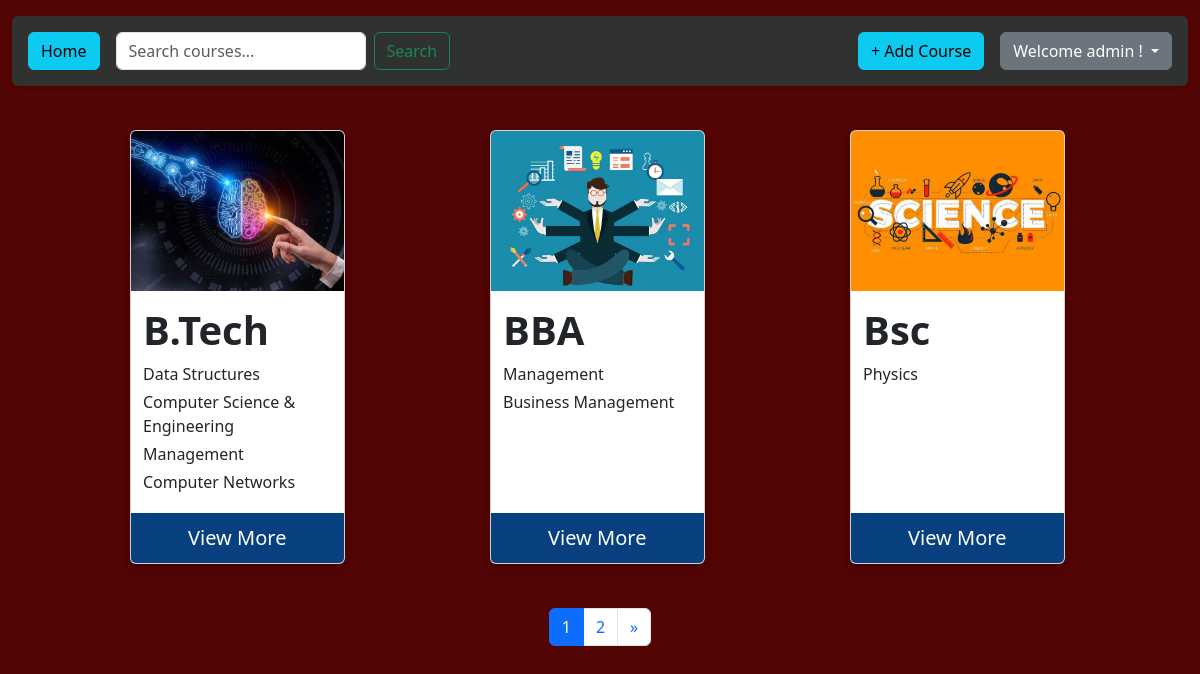
Before: /courses/ (signed in) with the older database file.
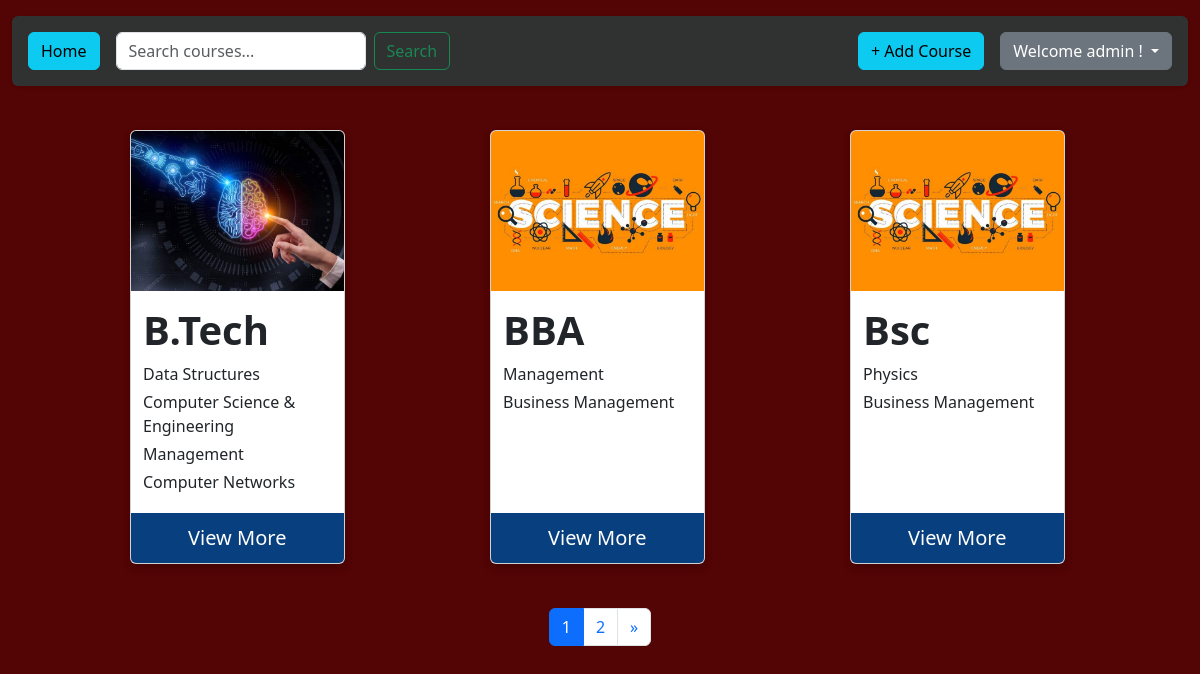
After: the same page with the newer database file.
### cards/models.py (models this page shows, shortened)
class Course(models.Model):
    statuschoices=[
         ("active","ACTIVE"),
         ("inactive","INACTIVE")
    ]
    course_name=models.CharField(max_length=50,unique=True)
    subjects=models.ManyToManyField(Subject,related_name="courses")
    image=models.ImageField(upload_to="course/")
    status=models.CharField(
         choices=statuschoices,
         default="active"
    )
    created_at=models.DateTimeField(auto_now_add=True)
    updated_at=models.DateTimeField(auto_now=True)
    description=models.TextField()

class Subject(models.Model):
    subject=models.CharField(max_length=50)
    def __str__(self):
        return f"{self.subject}"

### cards/views.py (the view)
# urls.py: path('courses/',views.courseview,name="courseview"),
@login_required(login_url='/login/')
def courseview(request):
    search_query=request.GET.get('q','')
    if request.user.is_superuser:
        courses=Course.objects.prefetch_related("subjects").all()
    else:
        courses=Course.objects.prefetch_related("subjects").exclude(status="inactive")
    if search_query:
        courses=courses.filter(course_name__startswith=search_query)
    paginator=Paginator(courses,3)
    page_number = request.GET.get("page")
    page_obj = paginator.get_page(page_number)
    if request.method =="POST":
        print(request.POST)
        if 'changepassword' in request.POST:
            form=CourseForm()
            passform=ChangePassword(user=request.user,data=request.POST)
            if passform.is_valid():
                passform.save()
                return JsonResponse({"status":"success"})
            else:
                return JsonResponse({"status":"error","errors":passform.errors},status=400)
        else:
            passform=ChangePassword(user=request.user)
            form=CourseForm(request.POST,request.FILES)
            if form.is_valid():
                form.save()
                return JsonResponse({"status": "success"})
            else:
                return JsonResponse({"status": "error", "errors": form.errors}, status=400)
    else:
        form=CourseForm()
        passform=ChangePassword(user=request.user)
    context={
        "courses":page_obj,
        "form":form,
        "query":search_query,
        "passform":passform
    }
    return render(request,"course.html",context)

### cards/forms.py (shortened to what this page needs)
class CourseForm(forms.ModelForm):
    class Meta:
        model=Course
        fields=["course_name","subjects","image","status","description"]
        error_messages={
            "subjects":{
                "required":"Select atleast 1 subject"
            }
        }
        widgets={
            "course_name":forms.TextInput(attrs={
                "class":"form-control",
                "placeholder":"Enter Course Name"
            }),
            "subjects":forms.CheckboxSelectMultiple(attrs={
                            "class":"form-check-label"
                        }),
            "image":forms.FileInput(attrs={
                            "class":"form-control",
                            'accept': 'image/*'
                        }),
            "status":forms.RadioSelect(attrs={
                            "class":"form-check-label"
                        }),
            "description":forms.Textarea(attrs={
                            "class":"form-control",
                            "placeholder":"Add Description*",
                            "required":True
                        }),
        }

class ChangePassword(PasswordChangeForm):
    def __init__(self, user, *args, **kwargs):
        super().__init__(user, *args, **kwargs)
        PasswordChangeForm.error_messages={
            "password_incorrect":"Doesnt match your Current Password.",
            "password_mismatch":"Doesn't match your New Password."
        }
        print(self.error_messages)
        self.fields['old_password'].widget.attrs.update(
            {
                'class':'form-control',
                'placeholder':'current password'
            }
        )
        self.fields['new_password1'].widget.attrs.update(
                    {
                        'class':'form-control',
                        'placeholder':'new password'
                    }
                )
        self.fields['new_password2'].widget.attrs.update(
                            {
                                'class':'form-control',
                                'placeholder':'confirm password'
                            }
                        )

### cards/templates/course.html (shortened to what this page needs)
{% load static %}
<!DOCTYPE html>
<html lang="en">
<head>
    <link rel="stylesheet" href="{% static 'css/style.css' %}">
    <link href="https://cdn.jsdelivr.net/npm/bootstrap@5.3.3/dist/css/bootstrap.min.css" rel="stylesheet">
</head>
<body style="background-color: rgb(83 4 4);">
<div class="container-fluid mt-3">
    <nav class="navbar navbar-expand-lg rounded p-3 mb-4 shadow-sm" style="background-color: #303131;">
        <div class="container-fluid d-flex flex-wrap justify-content-between align-items-center p-0">
            <div class="d-flex align-items-center gap-3">
                <a href="{% url 'courseview'%}">
                    <button type="button" class="btn btn-info explicit">Home</button>
                </a>
                <form method="GET" class="d-flex m-0">
                    <input class="form-control me-2" type="search" name="q" value="{{ query }}" placeholder="Search courses..." style="width: 250px;">
                    <button class="btn btn-outline-success" type="submit">Search</button>
                </form>
            </div>
            <div class="d-flex align-items-center gap-3 mt-3 mt-lg-0">
                {% if user.is_staff or user.is_superuser %}
                <button type="button" class="btn btn-info explicit" data-bs-toggle="modal" data-bs-target="#myModal">
                    + Add Course
                </button>
                {% endif %}
                <div class="dropdown">
                    <button class="btn btn-secondary dropdown-toggle" type="button" data-bs-toggle="dropdown" aria-expanded="false">
                        Welcome {{request.user}} !
                    </button>
                </div>
            </div>
        </div>
    </nav>
</div>
<div class="courses-grid">
    {% for course in courses %}
    <div class="card">
        <img src="{{course.image.url}}" alt="courses-image" style="width:100%">
        <div class="container">
            <h1><b>{{course.course_name}}</b></h1>
            {% for subject in course.subjects.all %}
                <p class="subjects">{{subject.subject}}</p>
            {% endfor %}
        </div>
        <a href="{% url 'coursedetail' course.pk %}" class="btn-wrapper" style="margin-top: auto">
            <button id="explicit">View More</button>
        </a>
    </div>
    {% endfor %}
</div>
<div class="d-flex justify-content-center mt-4 mb-5">
    <nav aria-label="Page navigation">
        <ul class="pagination">
            <li class="page-item active"><a class="page-link" href="?page={{courses.number}}">{{courses.number}}</a></li>
            {% if courses.has_next %}
            <li class="page-item"><a class="page-link" href="?page={{courses.next_page_number}}">{{courses.next_page_number}}</a></li>
            <li class="page-item">
                <a class="page-link" href="?page={{courses.next_page_number}}" aria-label="Next">
                    <span aria-hidden="true">&raquo;</span>
                </a>
            </li>
            {% endif %}
        </ul>
    </nav>
</div>
</body>
</html>

### cards/static/css/style.css (style rules this page uses)
.courses-grid { display: grid; grid-template-columns: repeat(3, 1fr); gap: 30px; padding: 20px; margin-left: 110px; }
.card { box-shadow: 0 4px 8px 0 rgba(0,0,0,0.2); border-radius: 5px; display: flex; flex-direction: column; overflow: hidden; width: 65%; }
.card img { width: 100%; height: 160px; object-fit: cover; }
.container { padding: 15px; flex-grow: 1; }
.btn-wrapper { margin-top: auto; width: 100%; }
#explicit { background-color: rgb(8, 63, 126); font-size: 20px; color: white; padding: 10px; width: 100%; border: none; cursor: pointer; }
.subjects { margin-bottom: 4px; }

Changed rows visible on the page:
changed Course "BBA": image: a different picture
changed Course "Bsc": gains Subject (subject "Business Management")
